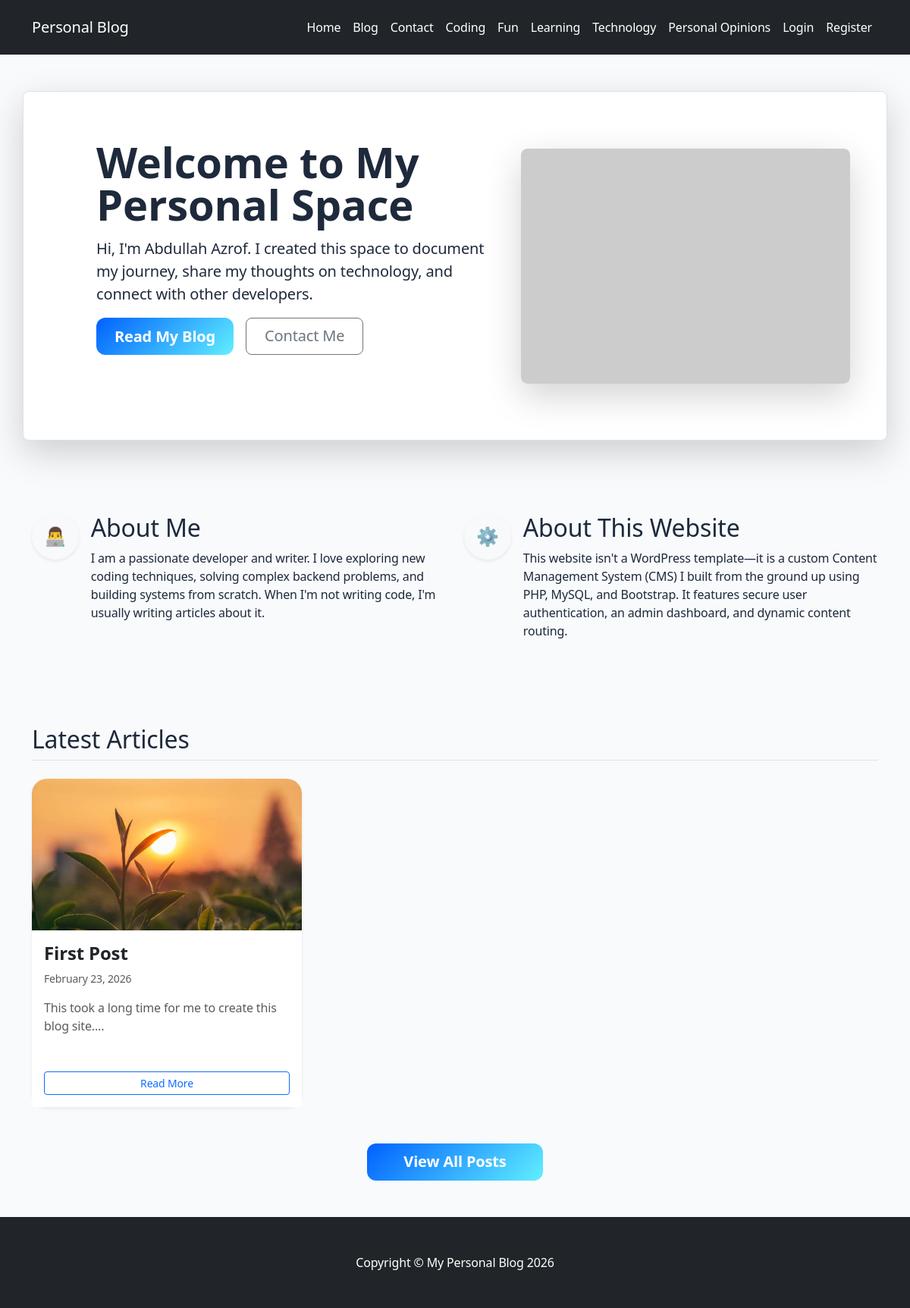
The page / on the database its author committed.
### tables this page shows
CREATE TABLE `categories` (
  `cat_id` int(10) UNSIGNED NOT NULL,
  `cat_title` varchar(150) NOT NULL,
  `created_at` timestamp NOT NULL DEFAULT current_timestamp()
);

CREATE TABLE `posts` (
  `post_id` int(10) UNSIGNED NOT NULL,
  `post_category_id` int(10) UNSIGNED NOT NULL,
  `post_title` varchar(255) NOT NULL,
  `post_author` varchar(100) NOT NULL,
  `post_date` datetime DEFAULT current_timestamp(),
  `post_image` varchar(255) DEFAULT NULL,
  `post_content` text NOT NULL,
  `post_tags` varchar(255) DEFAULT NULL,
  `post_comment_count` int(10) UNSIGNED DEFAULT 0,
  `post_status` enum('published','draft') NOT NULL DEFAULT 'draft',
  `post_views_count` int(10) UNSIGNED DEFAULT 0
);

### includes/functions.php (called while the page is built, shortened)
<?php
require_once "db.php";
function fetchCategories() {
    global $connection;
    $query = "SELECT * FROM categories";
    $select_categories = mysqli_query($connection, $query);
    return $select_categories;
}

### index.php (the view, shortened to what this page needs)
<?php
include "includes/header.php";
include "includes/navigation.php";
?>
<div class="container my-5">
    <div class="row align-items-center rounded-3 border shadow-lg p-4 p-lg-5 text-center text-lg-start bg-white">
        <div class="col-lg-7 p-3 p-lg-5 pt-lg-3">
            <h1 class="display-4 fw-bold lh-1 mb-3">Welcome to My Personal Space</h1>
            <p class="lead">Hi, I'm Abdullah Azrof. I created this space to document my journey, share my thoughts on technology, and connect with other developers.</p>
            <div class="d-grid gap-2 d-md-flex justify-content-md-start mb-4 mb-lg-3">
                <a href="blog.php" class="btn btn-primary btn-lg px-4 me-md-2 fw-bold">Read My Blog</a>
                <a href="contact.php" class="btn btn-outline-secondary btn-lg px-4">Contact Me</a>
            </div>
        </div>
        <div class="col-lg-5 offset-lg-0 p-0 overflow-hidden shadow-lg rounded-3">
            <img class="rounded-3" src="https://dummyimage.com/700x500/0061ff/ffffff.jpg&text=Abdullah+Azrof" alt="Abdullah Azrof" width="100%">
        </div>
    </div>
</div>
<div class="container my-5">
    <div class="row g-4 py-5 row-cols-1 row-cols-lg-2">
        <div class="col d-flex align-items-start">
            <div class="bg-light text-primary flex-shrink-0 me-3 p-3 rounded-circle shadow-sm">
                <h4 class="m-0">👨‍💻</h4>
            </div>
            <div>
                <h2>About Me</h2>
                <p>I am a passionate developer and writer. I love exploring new coding techniques, solving complex backend problems, and building systems from scratch. When I'm not writing code, I'm usually writing articles about it.</p>
            </div>
        </div>
        <div class="col d-flex align-items-start">
            <div class="bg-light text-primary flex-shrink-0 me-3 p-3 rounded-circle shadow-sm">
                <h4 class="m-0">⚙️</h4>
            </div>
            <div>
                <h2>About This Website</h2>
                <p>This website isn't a WordPress template—it is a custom Content Management System (CMS) I built from the ground up using PHP, MySQL, and Bootstrap. It features secure user authentication, an admin dashboard, and dynamic content routing.</p>
            </div>
        </div>
    </div>
</div>
<div class="container my-5">
    <h2 class="pb-2 border-bottom mb-4">Latest Articles</h2>
    <div class="row row-cols-1 row-cols-md-3 g-4">
        <?php
        $stmt = mysqli_prepare($connection, "SELECT * FROM posts WHERE post_status = 'published' ORDER BY post_date DESC LIMIT 3");
        mysqli_stmt_execute($stmt);
        $result = mysqli_stmt_get_result($stmt);
        while ($row = mysqli_fetch_assoc($result)) {
            $post_id = $row['post_id'];
            $post_title = htmlspecialchars($row['post_title']);
            $post_date = date('F j, Y', strtotime($row['post_date']));
            $post_image = htmlspecialchars($row['post_image']);
            $post_content = strip_tags(htmlspecialchars_decode($row['post_content']));
            $post_content = substr($post_content, 0, 100) . '...';
        ?>
            <div class="col">
                <div class="card h-100 shadow-sm border-0">
                    <?php if (!empty($post_image)) { ?>
                        <a href="post.php?p_id=<?php echo $post_id; ?>">
                            <img src="assets/uploads/<?php echo $post_image; ?>" class="card-img-top" alt="..." style="height:200px; object-fit:cover;">
                        </a>
                    <?php } else { ?>
                        <div class="bg-secondary text-white d-flex align-items-center justify-content-center rounded-top" style="height:200px;">No Image</div>
                    <?php } ?>
                    <div class="card-body">
                        <h5 class="card-title">
                            <a href="post.php?p_id=<?php echo $post_id; ?>" class="text-decoration-none text-dark hover-primary"><?php echo $post_title; ?></a>
                        </h5>
                        <p class="text-muted small mb-3"><?php echo $post_date; ?></p>
                        <p class="card-text text-muted"><?php echo $post_content; ?></p>
                    </div>
                    <div class="card-footer bg-white border-0 pb-3 pt-0">
                        <a href="post.php?p_id=<?php echo $post_id; ?>" class="btn btn-sm btn-outline-primary w-100">Read More</a>
                    </div>
                </div>
            </div>
        <?php } ?>
    </div>
    <?php if (mysqli_num_rows($result) > 0): ?>
        <div class="text-center mt-5">
            <a href="blog.php" class="btn btn-primary btn-lg px-5">View All Posts</a>
        </div>
    <?php endif; ?>
</div>
<?php include "includes/footer.php"; ?>

### includes/header.php (shortened to what this page needs)
<?php
require_once __DIR__ . "/db.php";
require_once __DIR__ . "/functions.php";
?>
<!DOCTYPE html>
<html lang="en">
<head>
    <link href="https://cdn.jsdelivr.net/npm/bootstrap@5.3.0/dist/css/bootstrap.min.css" rel="stylesheet">
    <link rel="stylesheet" href="assets/css/style.css">
</head>
<body>

### includes/navigation.php (shortened to what this page needs)
<nav class="navbar navbar-expand-lg navbar-dark bg-dark">
    <div class="container">
        <a class="navbar-brand" href="index.php">Personal Blog</a>
        <div class="collapse navbar-collapse" id="navbarResponsive">
            <ul class="navbar-nav ms-auto">
                <li class="nav-item">
                    <a class="nav-link" href="index.php">Home</a>
                </li>
                <li class="nav-item">
                    <a class="nav-link text-info" href="blog.php">Blog</a>
                </li>
                <li class="nav-item">
                    <a class="nav-link" href="contact.php">Contact</a>
                </li>
                <?php
                $categories = fetchCategories();
                while ($row = mysqli_fetch_assoc($categories)) {
                    $cat_title = htmlspecialchars($row['cat_title']);
                    $cat_id = (int)$row['cat_id'];
                    echo "<li class='nav-item'>
                            <a class='nav-link' href='category.php?category={$cat_id}'>{$cat_title}</a>
                          </li>";
                }
                ?>
                <?php if (isset($_SESSION['user_role'])): ?>
                    <?php if ($_SESSION['user_role'] === 'admin'): ?>
                        <li class="nav-item">
                            <a class="nav-link text-warning fw-bold" href="admin/index.php">Admin Panel</a>
                        </li>
                    <?php endif; ?>
                    <li class="nav-item">
                        <a class="nav-link" href="admin/profile.php">My Account</a>
                    </li>
                    <li class="nav-item">
                        <a class="nav-link" href="logout.php">Logout</a>
                    </li>
                <?php else: ?>
                    <li class="nav-item">
                        <a class="nav-link" href="login.php">Login</a>
                    </li>
                    <li class="nav-item">
                        <a class="nav-link" href="registration.php">Register</a>
                    </li>
                <?php endif; ?>
            </ul>
        </div>
    </div>
</nav>

### includes/footer.php (shortened to what this page needs)
<footer class="py-5 bg-dark mt-5">
        <div class="container">
            <p class="m-0 text-center text-white">Copyright &copy; My Personal Blog 2026</p>
        </div>
    </footer>
</body>
</html>

### assets/css/style.css (style rules this page uses)
:root { --primary-blue: #0061ff; --accent-cyan: #60efff; --text-dark: #1e293b; --text-light: #64748b; --body-bg: #f8fafc; --card-shadow: 0 10px 30px rgba(0, 0, 0, 0.05); }
body { background-color: var(--body-bg); color: var(--text-dark); font-family: 'Segoe UI', Roboto, Helvetica, Arial, sans-serif; padding-top: 0; letter-spacing: -0.01em; }
.navbar { padding: 1rem 0; }
.navbar-dark { background-color: #212529 !important; }
.navbar-dark .navbar-brand, .navbar-dark .nav-link { color: #ffffff !important; }
.card { border: none; border-radius: 20px; box-shadow: var(--card-shadow); transition: all 0.3s ease; margin-bottom: 2rem; }
.card-img-top { height: 250px; object-fit: cover; border-radius: 20px 20px 0 0; }
.card-title a { color: var(--text-dark); text-decoration: none; font-weight: 700; font-size: 1.5rem; transition: color 0.3s ease; }
.btn-primary { background: linear-gradient(135deg, var(--primary-blue), var(--accent-cyan)); border: none; border-radius: 12px; padding: 0.6rem 1.5rem; font-weight: 600; transition: all 0.3s ease; }
footer { padding: 2.5rem 0; }

### rows shown on the page
categories: cat_title "Coding"
categories: cat_title "Fun"
categories: cat_title "Learning"
categories: cat_title "Technology"
categories: cat_title "Personal Opinions"
posts: post_image (picture), post_title "First Post", post_date "February 23, 2026", post_content "This took a long time for me to create this blog site...."
